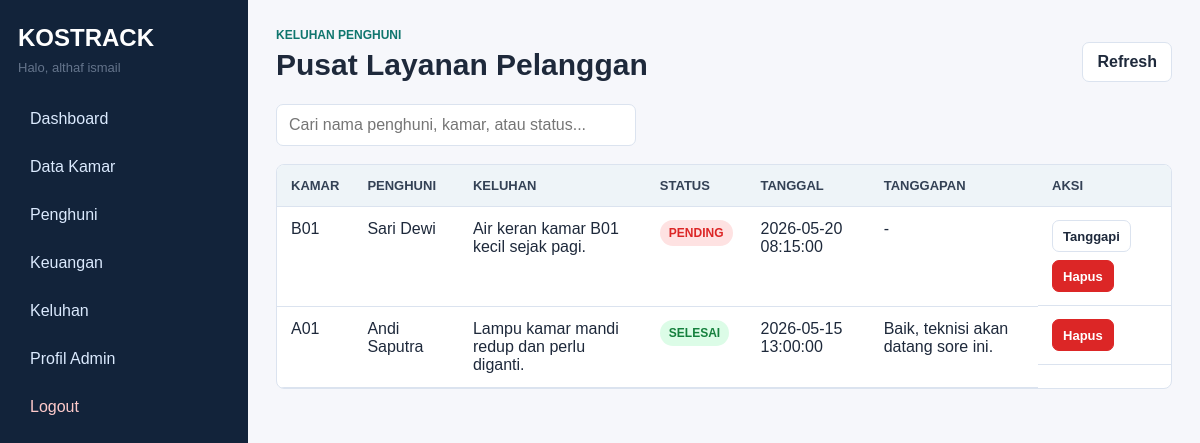
Page /index.php?route=owner/complaints (signed in) on the committed database.
### tables this page shows
CREATE TABLE complaints (
  id INT AUTO_INCREMENT PRIMARY KEY,
  tenant_id INT NOT NULL,
  message TEXT NOT NULL,
  response TEXT DEFAULT NULL,
  status ENUM('pending','selesai') NOT NULL DEFAULT 'pending',
  created_at DATETIME NOT NULL DEFAULT CURRENT_TIMESTAMP,
  responded_at DATETIME DEFAULT NULL,
  CONSTRAINT fk_complaint_tenant FOREIGN KEY (tenant_id) REFERENCES tenants(id) ON DELETE CASCADE
);

CREATE TABLE rooms (
  id INT AUTO_INCREMENT PRIMARY KEY,
  room_number VARCHAR(20) NOT NULL UNIQUE,
  type ENUM('AC','NON-AC') NOT NULL,
  price DECIMAL(12,2) NOT NULL,
  status ENUM('kosong','terisi') NOT NULL DEFAULT 'kosong',
  image VARCHAR(255) DEFAULT NULL,
  created_at TIMESTAMP DEFAULT CURRENT_TIMESTAMP
);

### app/core/Controller.php (called while the page is built, shortened)
<?php
abstract class Controller
{
    protected function view(string $view, array $data = []): void
    {
        extract($data);
        $viewFile = __DIR__ . '/../views/' . $view . '.php';
        require __DIR__ . '/../views/layouts/header.php';
        require $viewFile;
        require __DIR__ . '/../views/layouts/footer.php';
    }
}

### app/controllers/OwnerController.php (called while the page is built, shortened)
<?php
class OwnerController extends Controller
{
    public function complaints(): void
    {
        $this->view('owner/complaints', ['title' => 'Keluhan Penghuni', 'complaints' => (new Complaint())->all()]);
    }
}

### index.php (called while the page is built, shortened)
<?php
require_once __DIR__ . '/../app/config/Database.php';
require_once __DIR__ . '/../app/core/helpers.php';
require_once __DIR__ . '/../app/core/Model.php';
require_once __DIR__ . '/../app/core/Controller.php';
$route = $_GET['route'] ?? 'auth/login';
[$controllerName, $method] = array_pad(explode('/', $route), 2, 'index');
(new $controllerClass())->$method();

### app/core/helpers.php (called while the page is built, shortened)
<?php
function url(string $path = ''): string
{
    return rtrim(BASE_URL, '/') . '/' . ltrim($path, '/');
}
function e(?string $value): string
{
    return htmlspecialchars((string) $value, ENT_QUOTES, 'UTF-8');
}

### app/core/Model.php (called while the page is built, shortened)
<?php
abstract class Model
{
    public function __construct()
    {
        $this->db = Database::connect();
    }
}

### app/config/Database.php (called while the page is built)
<?php
class Database
{
    private static ?PDO $pdo = null;
    public static function connect(): PDO
    {
        if (self::$pdo === null) {
            $dsn = 'mysql:host=' . DB_HOST . ';dbname=' . DB_NAME . ';charset=utf8mb4';
            self::$pdo = new PDO($dsn, DB_USER, DB_PASS, [
                PDO::ATTR_ERRMODE => PDO::ERRMODE_EXCEPTION,
                PDO::ATTR_DEFAULT_FETCH_MODE => PDO::FETCH_ASSOC,
            ]);
        }
        return self::$pdo;
    }
}

### app/models/Complaint.php (called while the page is built, shortened)
<?php
class Complaint extends Model
{
    public function all(): array
    {
        $stmt = $this->db->query("SELECT c.*,
            TRIM(CONCAT(COALESCE(u.nama_depan, ''), ' ', COALESCE(u.nama_belakang, ''))) AS full_name,
            r.room_number
            FROM complaints c
            JOIN tenants t ON t.id = c.tenant_id
            JOIN users u ON u.id = t.user_id
            JOIN rooms r ON r.id = t.room_id
            ORDER BY c.status ASC, c.created_at DESC");
        return $stmt->fetchAll();
    }
}

### app/view/owner/complaints.php (the view, shortened to what this page needs)
<header class="page-header">
    <div>
        <p class="eyebrow">Keluhan Penghuni</p>
        <h1>Pusat Layanan Pelanggan</h1>
    </div>
    <a class="btn" href="<?= url('index.php?route=owner/complaints') ?>">Refresh</a>
</header>
<section class="toolbar">
    <input data-table-search="#complaintTable" placeholder="Cari nama penghuni, kamar, atau status...">
</section>
<div class="table-wrap">
    <table id="complaintTable">
        <thead><tr><th>Kamar</th><th>Penghuni</th><th>Keluhan</th><th>Status</th><th>Tanggal</th><th>Tanggapan</th><th>Aksi</th></tr></thead>
        <tbody>
        <?php foreach ($complaints as $row): ?>
            <tr>
                <td><?= e($row['room_number']) ?></td>
                <td><?= e($row['full_name']) ?></td>
                <td><?= e($row['message']) ?></td>
                <td><span class="badge <?= $row['status'] === 'selesai' ? 'green' : 'red' ?>"><?= strtoupper($row['status']) ?></span></td>
                <td><?= e($row['created_at']) ?></td>
                <td><?= e($row['response'] ?: '-') ?></td>
                <td class="actions">
                    <?php if ($row['status'] === 'pending'): ?>
                        <button class="btn small" data-complaint-id="<?= (int) $row['id'] ?>" data-complaint-text="<?= e($row['message']) ?>" data-open-modal="respondModal">Tanggapi</button>
                    <?php endif; ?>
                    <form method="post" action="<?= url('index.php?route=owner/deleteComplaint') ?>" data-confirm="Hapus keluhan ini?">
                        <button class="btn small danger">Hapus</button>
                    </form>
                </td>
            </tr>
        <?php endforeach; ?>
        </tbody>
    </table>
</div>

### public/asset/css/style.css (style rules this page uses)
:root { --bg: #f6f7fb; --surface: #ffffff; --text: #1e293b; --muted: #64748b; --line: #dbe3ef; --primary: #0f766e; --primary-strong: #115e59; --accent: #2563eb; --danger: #dc2626; --warning: #b45309; --success: #15803d; --shadow: 0 12px 30px rgba(15, 23, 42, .08); }
* { box-sizing: border-box; }
body { margin: 0; font-family: Arial, Helvetica, sans-serif; background: var(--bg); color: var(--text); }
a { color: inherit; text-decoration: none; }
button, input, select, textarea { font: inherit; }
.page-header { display: flex; justify-content: space-between; align-items: end; gap: 16px; margin-bottom: 22px; }
h1, h2 { margin: 0; letter-spacing: 0; }
h1 { font-size: 30px; }
.eyebrow { margin: 0 0 6px; color: var(--primary); font-weight: 700; text-transform: uppercase; font-size: 12px; }
.small { font-size: 13px; }
input, select, textarea { width: 100%; border: 1px solid var(--line); border-radius: 7px; padding: 11px 12px; background: #fff; color: var(--text); }
.btn { border: 1px solid var(--line); background: #fff; color: var(--text); min-height: 40px; padding: 9px 14px; border-radius: 7px; cursor: pointer; display: inline-flex; align-items: center; justify-content: center; gap: 8px; font-weight: 700; }
.btn.danger { background: var(--danger); border-color: var(--danger); color: #fff; }
.btn.small { min-height: 32px; padding: 6px 10px; font-size: 13px; }
.toolbar { display: flex; flex-wrap: wrap; align-items: center; gap: 12px; margin: 18px 0; }
.toolbar input { max-width: 360px; }
.table-wrap { width: 100%; overflow-x: auto; background: var(--surface); border: 1px solid var(--line); border-radius: 8px; }
table { width: 100%; border-collapse: collapse; min-width: 760px; }
th, td { padding: 13px 14px; border-bottom: 1px solid var(--line); text-align: left; vertical-align: top; }
th { background: #eef4f8; color: #334155; font-size: 13px; text-transform: uppercase; }
.actions { display: flex; gap: 8px; flex-wrap: wrap; }
.actions form { display: inline; }
.badge { display: inline-flex; align-items: center; min-height: 26px; padding: 4px 9px; border-radius: 999px; font-size: 12px; font-weight: 800; }
.badge.green { background: #dcfce7; color: var(--success); }
.badge.red { background: #fee2e2; color: var(--danger); }

### rows in the picture
complaints: rooms.room_number "B01", full_name "Sari Dewi", message "Air keran kamar B01 kecil sejak pagi.", status "PENDING", created_at "2026-05-20 08:15:00", response "-"
complaints: rooms.room_number "A01", full_name "Andi Saputra", message "Lampu kamar mandi redup dan perlu diganti.", status "SELESAI", created_at "2026-05-15 13:00:00", response "Baik, teknisi akan datang sore ini."

### other values in the picture
$user['full_name'] "althaf ismail"
